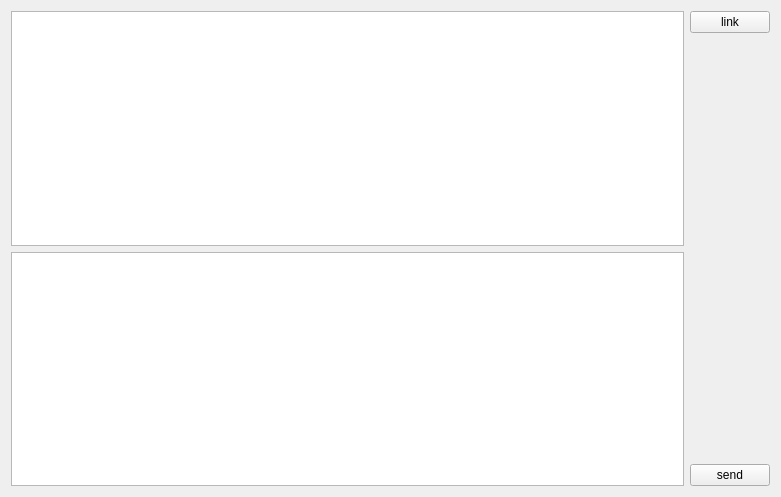
<?xml version="1.0" encoding="UTF-8"?>
<ui version="4.0">
 <class>Widget</class>
 <widget class="QWidget" name="Widget">
  <property name="geometry">
   <rect>
    <x>0</x>
    <y>0</y>
    <width>781</width>
    <height>497</height>
   </rect>
  </property>
  <property name="windowTitle">
   <string>Widget</string>
  </property>
  <layout class="QGridLayout" name="gridLayout">
   <item row="0" column="0">
    <layout class="QVBoxLayout" name="verticalLayout_2">
     <item>
      <widget class="QTextEdit" name="textEdit"/>
     </item>
     <item>
      <widget class="QTextEdit" name="textEdit_2"/>
     </item>
    </layout>
   </item>
   <item row="0" column="1">
    <layout class="QVBoxLayout" name="verticalLayout">
     <item>
      <widget class="QPushButton" name="pushButton">
       <property name="text">
        <string>link</string>
       </property>
      </widget>
     </item>
     <item>
      <spacer name="verticalSpacer">
       <property name="orientation">
        <enum>Qt::Vertical</enum>
       </property>
       <property name="sizeHint" stdset="0">
        <size>
         <width>20</width>
         <height>318</height>
        </size>
       </property>
      </spacer>
     </item>
     <item>
      <widget class="QPushButton" name="pushButton_2">
       <property name="text">
        <string>send</string>
       </property>
      </widget>
     </item>
    </layout>
   </item>
  </layout>
 </widget>
 <layoutdefault spacing="6" margin="11"/>
 <resources/>
 <connections/>
</ui>
